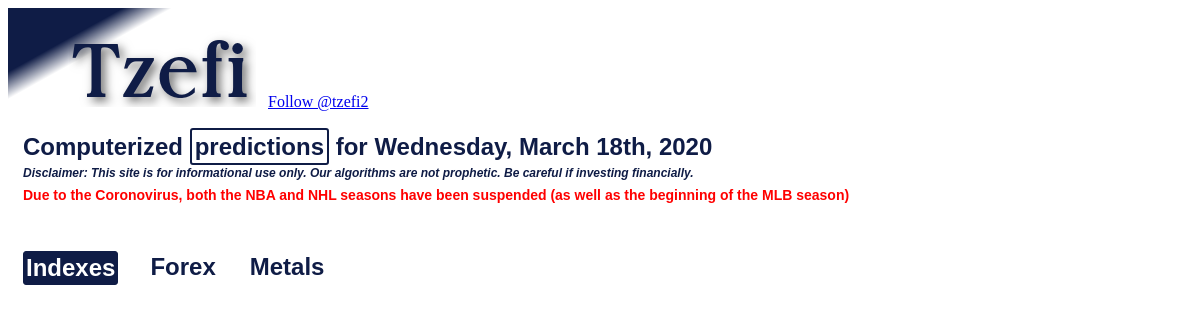
The app's page /, older data.
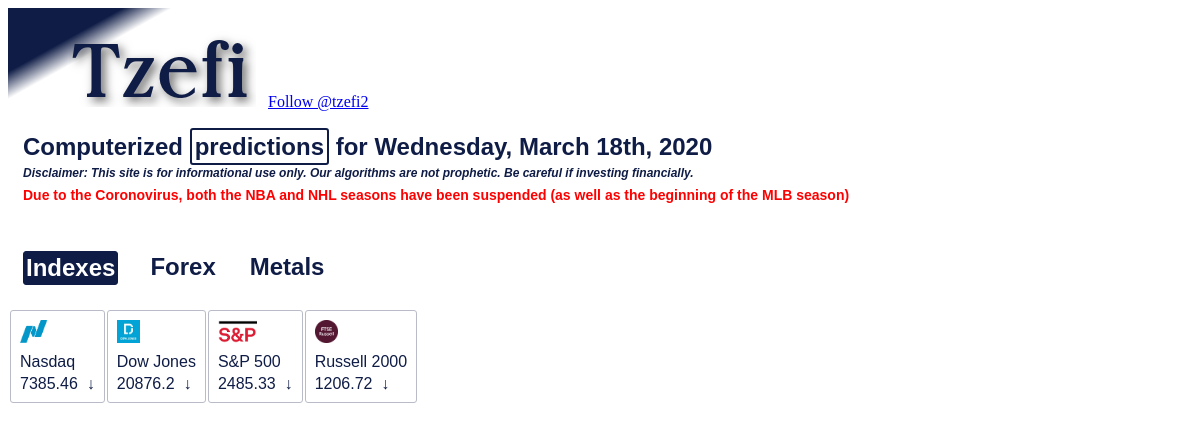
The same page, newer data.
### tables this page shows
CREATE TABLE `indexes` (
  `id` int(6) unsigned NOT NULL AUTO_INCREMENT,
  `name` varchar(30) NOT NULL,
  `theDate` date NOT NULL,
  `rate` float DEFAULT NULL,
  `UpDown` varchar(5) DEFAULT NULL,
  PRIMARY KEY (`id`)
);

CREATE TABLE `terms` (
  `id` int(11) NOT NULL AUTO_INCREMENT,
  `name` varchar(50) NOT NULL,
  `code` varchar(10) DEFAULT NULL,
  `type` varchar(20) DEFAULT NULL,
  PRIMARY KEY (`id`)
);

### index.php (the view, shortened to what this page needs)
<html>
	<head>
		<link rel="stylesheet" type="text/css" href="styles.css">
	</head>
	<body>
		<?php
			include "DbConn.php";
			$traffic = "insert into traffic (IP, referer, URL) values ('". $_SERVER['REMOTE_ADDR'] . "', '" . $_SERVER['HTTP_REFERER'] . "', '" . $_SERVER['REQUEST_URI'] . "');";
			$conn->query($traffic);
		?>
		<img src="images/tzefi.png" />
		<a href="https://twitter.com/tzefi2?ref_src=twsrc%5Etfw" class="twitter-follow-button" data-size="large" data-show-screen-name="false" data-show-count="false">Follow @tzefi2</a>
		<br>
		<div class="heading" style="padding-top:7px;">
			Computerized <span style="border:2px solid #0F1C46; border-radius:3px; padding:3px;">predictions</span> for
			<?php
				$NYdate = new DateTime("now", new DateTimeZone('America/New_York') );
				echo $NYdate->format("l, F jS, Y");
			?>
			<div style="font-size:12px; font-style: italic; padding-top:5px;">
				Disclaimer: This site is for informational use only. Our algorithms are not prophetic. Be careful if investing financially.
			</div>
			<div style="font-size:14px; color:red; font-weight:bold; padding-top:7px;">
				Due to the Coronovirus, both the NBA and NHL seasons have been suspended (as well as the beginning of the MLB season)
			</div>
		</div>
		<br>
		<br>
		<div>&nbsp;</div>
		<br>
<?php
	drawIndexesHTML($conn);
        function drawIndexesHTML($conn)
        {
		$sql  = "select t.name name, i.name code, i.rate, i.UpDown ";
		$sql .= "from indexes i ";
		$sql .= " inner join terms t on t.code = i.name ";
		$sql .= "order by i.id desc limit 4; ";
                $SQL = $conn->query($sql);
                $HTML = "<div class='tabContent' id='Indexes' ";
                if ($GLOBALS['numDisplayedDivs'] == 1)
                        $HTML.="style='display:inline;'";
                else
                        $HTML.="style='display:none;'";
                $HTML .= ">";
                $HTML .= "<table>";
                while ($row = $SQL->fetch_assoc())
                        $rows[] = $row;
                $rows = array_reverse($rows, true);
                foreach ($rows as $row)
                {
                        $HTML .= "<td class='game'>";
                        $HTML .= " <table>";
                        $HTML .= "  <tr>";
                        $HTML .= "   <td>";
                        $HTML .= "    <table style='width:100%;'>";
                        $HTML .= "     <tr>";
                        $HTML .= "      <td class='team'>";
			$HTML .= "       <img src='logos/indexes/".$row['code'].".png' class='indexLogo'>";
			$HTML .= "       <br>".$row['name'];
			$HTML .= "      </td>";
                        $HTML .= "     </tr>";
                        $HTML .= "     <tr>";
                        $HTML .= "      <td class='team" . (($row["UpDown"] == "UP") ? " winner" : "") . "'>";
                        $HTML .=         $row["rate"] . " &nbsp;";
                        $HTML .=         ($row["UpDown"] == "UP") ? "&uarr;" : "&darr;";
                        $HTML .= "      </td>";
                        $HTML .= "     </tr>";
                        $HTML .= "    </table>";
                        $HTML .= "   </td>";
                        $HTML .= "  </tr>";
                        $HTML .= " </table>";
                        $HTML .= "</td>";
                }
                $HTML .= "</table> </div>";
                echo $HTML;
        }
?>
	</body>
</html>

### styles.css (style rules this page uses)
.indexLogo { height: 23px; padding-bottom: 10px; }
.tabContent { padding: 5px; display:inline; }
.heading { font-size:24px; font-family: arial; font-weight: bold; margin: 15px; color: #0F1C46; vertical-align: middle; }
.game { border:1px #b9bbc9 solid; border-radius: 3px; padding: 3px; margin: 5px; color: #0F1C46; }
.team { font-family: arial; margin: 5px; color: #0F1C46; }

Row changes from the older to the newer data that the page shows:
added indexes: name (picture), terms.name "Nasdaq", value "7385.46 ↓"
added indexes: shows a picture, terms.name "Dow Jones", value "20876.2 ↓"
added indexes: name (picture), terms.name "S&P 500", value "2485.33 ↓"
added indexes: shows a picture, terms.name "Russell 2000", value "1206.72 ↓"
